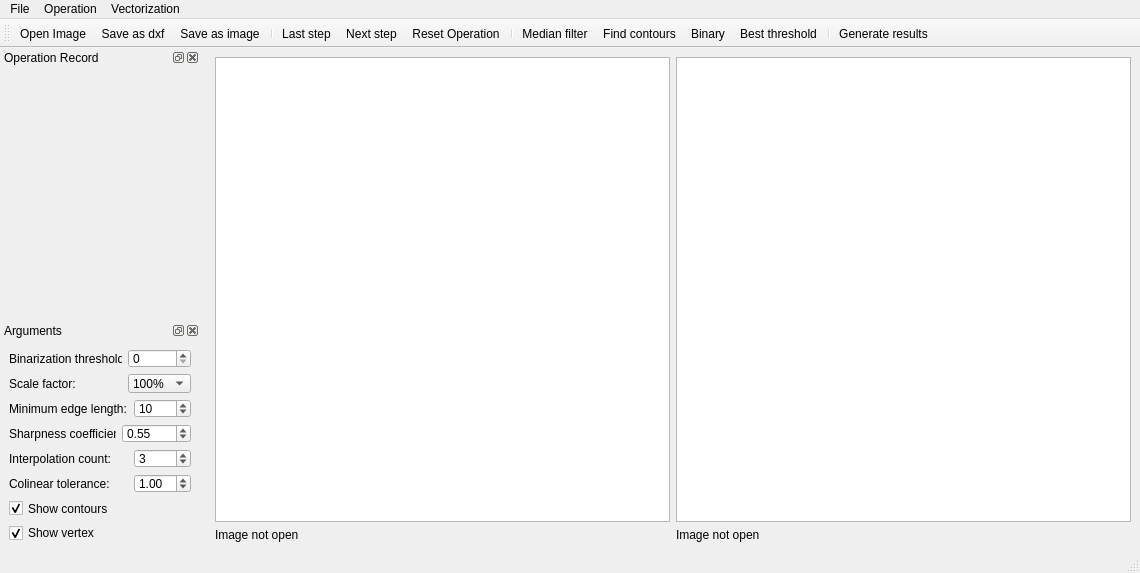
<?xml version="1.0" encoding="UTF-8"?>
<ui version="4.0">
 <class>MainWindow</class>
 <widget class="QMainWindow" name="MainWindow">
  <property name="geometry">
   <rect>
    <x>0</x>
    <y>0</y>
    <width>1140</width>
    <height>573</height>
   </rect>
  </property>
  <property name="windowTitle">
   <string>Bitmap to processing path</string>
  </property>
  <widget class="QWidget" name="centralwidget">
   <layout class="QGridLayout" name="gridLayout">
    <item row="0" column="1">
     <widget class="LB_ImageViewer" name="graphicResult">
      <property name="sizePolicy">
       <sizepolicy hsizetype="Expanding" vsizetype="Expanding">
        <horstretch>12</horstretch>
        <verstretch>0</verstretch>
       </sizepolicy>
      </property>
     </widget>
    </item>
    <item row="0" column="0">
     <widget class="LB_ImageViewer" name="graphicSource">
      <property name="sizePolicy">
       <sizepolicy hsizetype="Expanding" vsizetype="Expanding">
        <horstretch>12</horstretch>
        <verstretch>0</verstretch>
       </sizepolicy>
      </property>
     </widget>
    </item>
    <item row="1" column="1">
     <widget class="QLabel" name="label_imgInfoResult">
      <property name="text">
       <string>Image not open</string>
      </property>
     </widget>
    </item>
    <item row="1" column="0">
     <widget class="QLabel" name="label_imgInfoSource">
      <property name="text">
       <string>Image not open</string>
      </property>
     </widget>
    </item>
   </layout>
  </widget>
  <widget class="QStatusBar" name="statusbar"/>
  <widget class="QDockWidget" name="dockWidget_undo">
   <property name="minimumSize">
    <size>
     <width>200</width>
     <height>245</height>
    </size>
   </property>
   <property name="maximumSize">
    <size>
     <width>200</width>
     <height>524287</height>
    </size>
   </property>
   <property name="allowedAreas">
    <set>Qt::LeftDockWidgetArea|Qt::RightDockWidgetArea</set>
   </property>
   <property name="windowTitle">
    <string>Operation Record</string>
   </property>
   <attribute name="dockWidgetArea">
    <number>1</number>
   </attribute>
   <widget class="QWidget" name="dockWidgetContents_3"/>
  </widget>
  <widget class="QDockWidget" name="dockWidget_arguments">
   <property name="minimumSize">
    <size>
     <width>200</width>
     <height>230</height>
    </size>
   </property>
   <property name="maximumSize">
    <size>
     <width>200</width>
     <height>230</height>
    </size>
   </property>
   <property name="allowedAreas">
    <set>Qt::LeftDockWidgetArea|Qt::RightDockWidgetArea</set>
   </property>
   <property name="windowTitle">
    <string>Arguments</string>
   </property>
   <attribute name="dockWidgetArea">
    <number>1</number>
   </attribute>
   <widget class="QWidget" name="dockWidgetContents_2">
    <layout class="QGridLayout" name="gridLayout_2">
     <item row="1" column="2" colspan="2">
      <widget class="QComboBox" name="comboBox_scaleFactor">
       <property name="currentIndex">
        <number>5</number>
       </property>
       <item>
        <property name="text">
         <string>50%</string>
        </property>
       </item>
       <item>
        <property name="text">
         <string>67%</string>
        </property>
       </item>
       <item>
        <property name="text">
         <string>75%</string>
        </property>
       </item>
       <item>
        <property name="text">
         <string>80%</string>
        </property>
       </item>
       <item>
        <property name="text">
         <string>90%</string>
        </property>
       </item>
       <item>
        <property name="text">
         <string>100%</string>
        </property>
       </item>
       <item>
        <property name="text">
         <string>110%</string>
        </property>
       </item>
       <item>
        <property name="text">
         <string>125%</string>
        </property>
       </item>
       <item>
        <property name="text">
         <string>150%</string>
        </property>
       </item>
       <item>
        <property name="text">
         <string>175%</string>
        </property>
       </item>
       <item>
        <property name="text">
         <string>200%</string>
        </property>
       </item>
      </widget>
     </item>
     <item row="2" column="0" colspan="3">
      <widget class="QLabel" name="label_minPathLen">
       <property name="text">
        <string>Minimum edge length:</string>
       </property>
      </widget>
     </item>
     <item row="3" column="0">
      <widget class="QLabel" name="label_ahpha">
       <property name="text">
        <string>Sharpness coefficient:</string>
       </property>
      </widget>
     </item>
     <item row="5" column="0">
      <widget class="QLabel" name="label_colinearTol">
       <property name="text">
        <string>Colinear tolerance:</string>
       </property>
      </widget>
     </item>
     <item row="0" column="2" colspan="2">
      <widget class="QSpinBox" name="spinBox_threshold">
       <property name="sizePolicy">
        <sizepolicy hsizetype="Preferred" vsizetype="Fixed">
         <horstretch>2</horstretch>
         <verstretch>0</verstretch>
        </sizepolicy>
       </property>
       <property name="maximum">
        <number>255</number>
       </property>
      </widget>
     </item>
     <item row="7" column="0" colspan="4">
      <widget class="QCheckBox" name="checkBox_showVertex">
       <property name="text">
        <string>Show vertex</string>
       </property>
       <property name="checked">
        <bool>true</bool>
       </property>
      </widget>
     </item>
     <item row="4" column="3">
      <widget class="QSpinBox" name="spinBox_bezierStep">
       <property name="toolTip">
        <string>Number of smooth points replacing the original contour</string>
       </property>
       <property name="minimum">
        <number>2</number>
       </property>
       <property name="maximum">
        <number>15</number>
       </property>
       <property name="value">
        <number>3</number>
       </property>
      </widget>
     </item>
     <item row="4" column="0" colspan="2">
      <widget class="QLabel" name="label_bezierStep">
       <property name="text">
        <string>Interpolation count:</string>
       </property>
      </widget>
     </item>
     <item row="5" column="3">
      <widget class="QDoubleSpinBox" name="doubleSpinBox_colinearTol">
       <property name="toolTip">
        <string>In the vectorization process, pixels are in the maximum tolerance of a straight line</string>
       </property>
       <property name="singleStep">
        <double>0.100000000000000</double>
       </property>
       <property name="value">
        <double>1.000000000000000</double>
       </property>
      </widget>
     </item>
     <item row="2" column="3">
      <widget class="QSpinBox" name="spinBox_minPathLen">
       <property name="toolTip">
        <string>The minimum number of pixels of an outline</string>
       </property>
       <property name="maximum">
        <number>999</number>
       </property>
       <property name="value">
        <number>10</number>
       </property>
      </widget>
     </item>
     <item row="6" column="0" colspan="4">
      <widget class="QCheckBox" name="checkBox_showContours">
       <property name="text">
        <string>Show contours</string>
       </property>
       <property name="checked">
        <bool>true</bool>
       </property>
      </widget>
     </item>
     <item row="0" column="0" colspan="2">
      <widget class="QLabel" name="label_threshold">
       <property name="sizePolicy">
        <sizepolicy hsizetype="Fixed" vsizetype="Preferred">
         <horstretch>1</horstretch>
         <verstretch>0</verstretch>
        </sizepolicy>
       </property>
       <property name="text">
        <string>Binarization threshold:</string>
       </property>
      </widget>
     </item>
     <item row="1" column="0">
      <widget class="QLabel" name="label_scaleFactor">
       <property name="text">
        <string>Scale factor:</string>
       </property>
      </widget>
     </item>
     <item row="3" column="1" colspan="3">
      <widget class="QDoubleSpinBox" name="doubleSpinBox_alpha">
       <property name="toolTip">
        <string>The larger the sharp coefficient, the more smooth corners of the image contour</string>
       </property>
       <property name="singleStep">
        <double>0.050000000000000</double>
       </property>
       <property name="value">
        <double>0.550000000000000</double>
       </property>
      </widget>
     </item>
    </layout>
   </widget>
  </widget>
  <widget class="QToolBar" name="toolBar">
   <property name="windowTitle">
    <string>toolBar</string>
   </property>
   <attribute name="toolBarArea">
    <enum>TopToolBarArea</enum>
   </attribute>
   <attribute name="toolBarBreak">
    <bool>false</bool>
   </attribute>
   <addaction name="action_openImg"/>
   <addaction name="action_saveAsDXF"/>
   <addaction name="action_saveAsImg"/>
   <addaction name="separator"/>
   <addaction name="action_back"/>
   <addaction name="action_next"/>
   <addaction name="action_resetOperation"/>
   <addaction name="separator"/>
   <addaction name="action_filter"/>
   <addaction name="action_findContours"/>
   <addaction name="action_binary"/>
   <addaction name="action_findThreshold"/>
   <addaction name="separator"/>
   <addaction name="action_generateResult"/>
  </widget>
  <widget class="QMenuBar" name="menuBar">
   <property name="geometry">
    <rect>
     <x>0</x>
     <y>0</y>
     <width>1140</width>
     <height>23</height>
    </rect>
   </property>
   <widget class="QMenu" name="menuFile">
    <property name="title">
     <string>File</string>
    </property>
    <addaction name="action_openImg"/>
    <addaction name="separator"/>
    <addaction name="action_saveAsImg"/>
    <addaction name="action_saveAsDXF"/>
   </widget>
   <widget class="QMenu" name="menuOperation">
    <property name="title">
     <string>Operation</string>
    </property>
    <addaction name="action_resetOperation"/>
    <addaction name="separator"/>
    <addaction name="action_back"/>
    <addaction name="action_next"/>
    <addaction name="separator"/>
    <addaction name="action_gray"/>
    <addaction name="action_binary"/>
    <addaction name="action_sharpen"/>
    <addaction name="action_filter"/>
    <addaction name="action_GaussianFilter"/>
    <addaction name="action_thinning"/>
    <addaction name="action_findThreshold"/>
    <addaction name="action_findContours"/>
    <addaction name="separator"/>
    <addaction name="action_cannyContours"/>
    <addaction name="action_sobelContours"/>
   </widget>
   <widget class="QMenu" name="menuVectorization">
    <property name="title">
     <string>Vectorization</string>
    </property>
    <addaction name="action_generateResult"/>
    <addaction name="separator"/>
    <addaction name="action_houghLine"/>
    <addaction name="action_houghCircle"/>
   </widget>
   <addaction name="menuFile"/>
   <addaction name="menuOperation"/>
   <addaction name="menuVectorization"/>
  </widget>
  <action name="action_openImg">
   <property name="icon">
    <iconset resource="ImageAlgo.qrc">
     <normaloff>:/icons/img_open.png</normaloff>:/icons/img_open.png</iconset>
   </property>
   <property name="text">
    <string>Open Image</string>
   </property>
   <property name="statusTip">
    <string>Open Image</string>
   </property>
  </action>
  <action name="action_generateResult">
   <property name="icon">
    <iconset resource="ImageAlgo.qrc">
     <normaloff>:/icons/img_generate.png</normaloff>:/icons/img_generate.png</iconset>
   </property>
   <property name="text">
    <string>Generate results</string>
   </property>
   <property name="statusTip">
    <string>Generate results</string>
   </property>
  </action>
  <action name="action_back">
   <property name="icon">
    <iconset resource="ImageAlgo.qrc">
     <normaloff>:/icons/img_back.png</normaloff>:/icons/img_back.png</iconset>
   </property>
   <property name="text">
    <string>Last step</string>
   </property>
   <property name="statusTip">
    <string>Last step</string>
   </property>
  </action>
  <action name="action_next">
   <property name="icon">
    <iconset resource="ImageAlgo.qrc">
     <normaloff>:/icons/img_next.png</normaloff>:/icons/img_next.png</iconset>
   </property>
   <property name="text">
    <string>Next step</string>
   </property>
   <property name="statusTip">
    <string>Next step</string>
   </property>
  </action>
  <action name="action_filter">
   <property name="icon">
    <iconset resource="ImageAlgo.qrc">
     <normaloff>:/icons/img_filter.png</normaloff>:/icons/img_filter.png</iconset>
   </property>
   <property name="text">
    <string>Median filter</string>
   </property>
   <property name="statusTip">
    <string>Median filter</string>
   </property>
  </action>
  <action name="action_findContours">
   <property name="icon">
    <iconset resource="ImageAlgo.qrc">
     <normaloff>:/icons/img_edge.png</normaloff>:/icons/img_edge.png</iconset>
   </property>
   <property name="text">
    <string>Find contours</string>
   </property>
   <property name="statusTip">
    <string>Find contours</string>
   </property>
  </action>
  <action name="action_binary">
   <property name="icon">
    <iconset resource="ImageAlgo.qrc">
     <normaloff>:/icons/img_binary.png</normaloff>:/icons/img_binary.png</iconset>
   </property>
   <property name="text">
    <string>Binary</string>
   </property>
   <property name="statusTip">
    <string>Binary</string>
   </property>
  </action>
  <action name="action_findThreshold">
   <property name="icon">
    <iconset resource="ImageAlgo.qrc">
     <normaloff>:/icons/img_calculateTh.png</normaloff>:/icons/img_calculateTh.png</iconset>
   </property>
   <property name="text">
    <string>Best threshold</string>
   </property>
   <property name="statusTip">
    <string>Best threshold</string>
   </property>
  </action>
  <action name="action_saveAsImg">
   <property name="icon">
    <iconset resource="ImageAlgo.qrc">
     <normaloff>:/icons/img_saveImg.png</normaloff>:/icons/img_saveImg.png</iconset>
   </property>
   <property name="text">
    <string>Save as image</string>
   </property>
   <property name="toolTip">
    <string>Save as image</string>
   </property>
   <property name="statusTip">
    <string>Save as image</string>
   </property>
  </action>
  <action name="action_saveAsDXF">
   <property name="icon">
    <iconset resource="ImageAlgo.qrc">
     <normaloff>:/icons/img_saveDXF.png</normaloff>:/icons/img_saveDXF.png</iconset>
   </property>
   <property name="text">
    <string>Save as dxf</string>
   </property>
   <property name="toolTip">
    <string>Save as dxf</string>
   </property>
   <property name="statusTip">
    <string>Save as dxf</string>
   </property>
  </action>
  <action name="action_cannyContours">
   <property name="icon">
    <iconset resource="ImageAlgo.qrc">
     <normaloff>:/icons/img_cannyEdge.png</normaloff>:/icons/img_cannyEdge.png</iconset>
   </property>
   <property name="text">
    <string>Canny Contours</string>
   </property>
   <property name="toolTip">
    <string>Canny Contours</string>
   </property>
   <property name="statusTip">
    <string>Canny Contours</string>
   </property>
  </action>
  <action name="action_sobelContours">
   <property name="icon">
    <iconset resource="ImageAlgo.qrc">
     <normaloff>:/icons/img_sobelEdge.png</normaloff>:/icons/img_sobelEdge.png</iconset>
   </property>
   <property name="text">
    <string>Sobel Contours</string>
   </property>
   <property name="toolTip">
    <string>Sobel Contours</string>
   </property>
   <property name="statusTip">
    <string>Sobel Contours</string>
   </property>
  </action>
  <action name="action_gray">
   <property name="icon">
    <iconset resource="ImageAlgo.qrc">
     <normaloff>:/icons/img_gray.png</normaloff>:/icons/img_gray.png</iconset>
   </property>
   <property name="text">
    <string>Gray</string>
   </property>
   <property name="toolTip">
    <string>Gray</string>
   </property>
   <property name="statusTip">
    <string>Gray</string>
   </property>
  </action>
  <action name="action_sharpen">
   <property name="icon">
    <iconset resource="ImageAlgo.qrc">
     <normaloff>:/icons/img_sharpen.png</normaloff>:/icons/img_sharpen.png</iconset>
   </property>
   <property name="text">
    <string>Sharpen</string>
   </property>
   <property name="toolTip">
    <string>Sharpen</string>
   </property>
   <property name="statusTip">
    <string>Sharpen</string>
   </property>
  </action>
  <action name="action_thinning">
   <property name="icon">
    <iconset resource="ImageAlgo.qrc">
     <normaloff>:/icons/img_thinning.png</normaloff>:/icons/img_thinning.png</iconset>
   </property>
   <property name="text">
    <string>Thinning</string>
   </property>
   <property name="toolTip">
    <string>Thinning</string>
   </property>
   <property name="statusTip">
    <string>Thinning</string>
   </property>
  </action>
  <action name="action_houghLine">
   <property name="icon">
    <iconset resource="ImageAlgo.qrc">
     <normaloff>:/icons/hough_line.png</normaloff>:/icons/hough_line.png</iconset>
   </property>
   <property name="text">
    <string>Detect Segment</string>
   </property>
   <property name="toolTip">
    <string>Detect Segment</string>
   </property>
   <property name="statusTip">
    <string>Detect Segment</string>
   </property>
  </action>
  <action name="action_houghCircle">
   <property name="icon">
    <iconset resource="ImageAlgo.qrc">
     <normaloff>:/icons/hough_circle.png</normaloff>:/icons/hough_circle.png</iconset>
   </property>
   <property name="text">
    <string>Detect Circle</string>
   </property>
   <property name="toolTip">
    <string>Detect Circle</string>
   </property>
   <property name="statusTip">
    <string>Detect Circle</string>
   </property>
  </action>
  <action name="action_resetOperation">
   <property name="icon">
    <iconset resource="ImageAlgo.qrc">
     <normaloff>:/icons/img_resetOperation.png</normaloff>:/icons/img_resetOperation.png</iconset>
   </property>
   <property name="text">
    <string>Reset Operation</string>
   </property>
   <property name="toolTip">
    <string>Reset Operation</string>
   </property>
   <property name="statusTip">
    <string>Reset Operation</string>
   </property>
  </action>
  <action name="action_GaussianFilter">
   <property name="icon">
    <iconset resource="ImageAlgo.qrc">
     <normaloff>:/icons/img_gaussFilter.png</normaloff>:/icons/img_gaussFilter.png</iconset>
   </property>
   <property name="text">
    <string>Gaussian filtering</string>
   </property>
   <property name="statusTip">
    <string>Gaussian filtering</string>
   </property>
  </action>
 </widget>
 <customwidgets>
  <customwidget>
   <class>LB_ImageViewer</class>
   <extends>QGraphicsView</extends>
   <header>LB_Image/LB_ImageViewer.h</header>
  </customwidget>
 </customwidgets>
 <resources>
  <include location="ImageAlgo.qrc"/>
 </resources>
 <connections/>
</ui>
